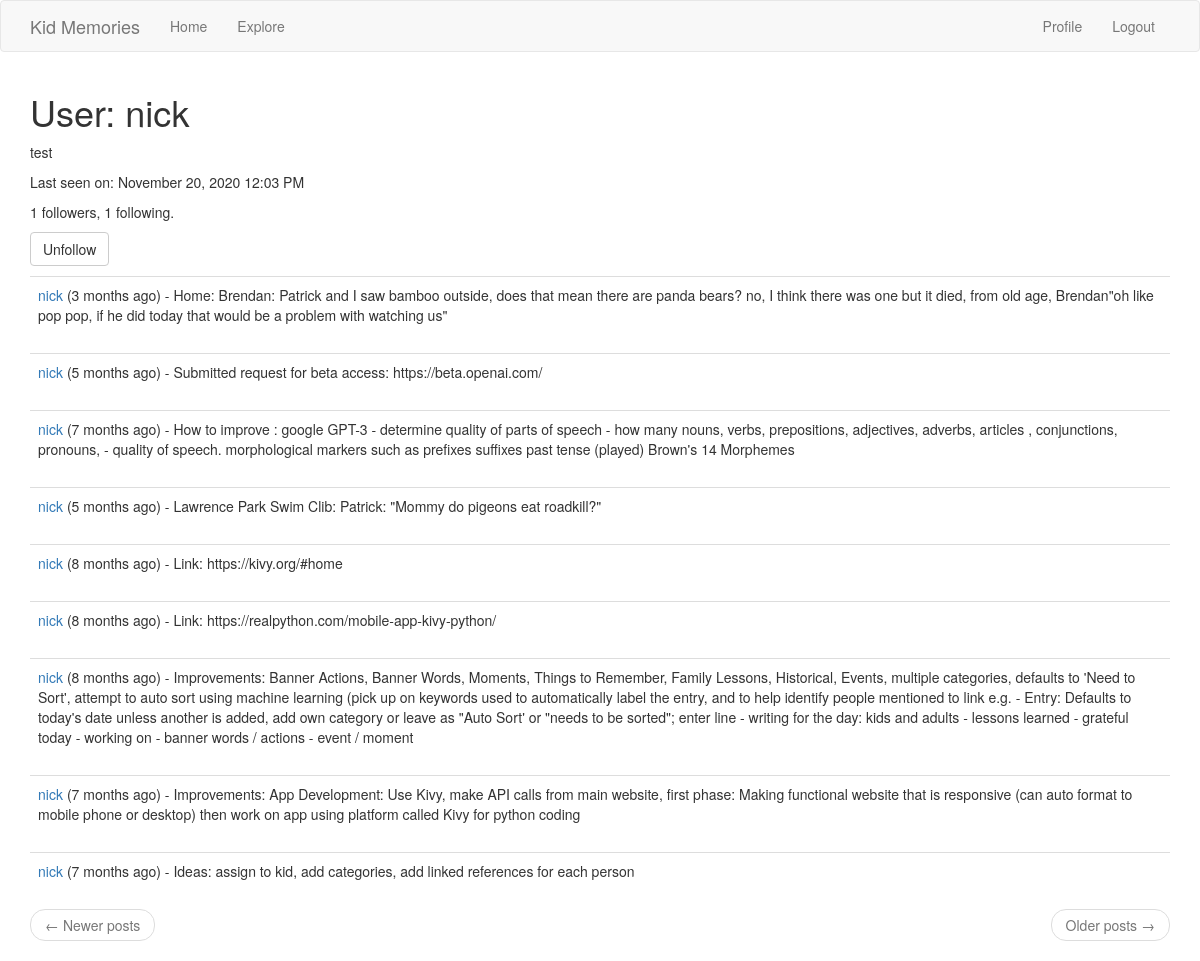
Page /user/nick (signed in) on the earlier database version.
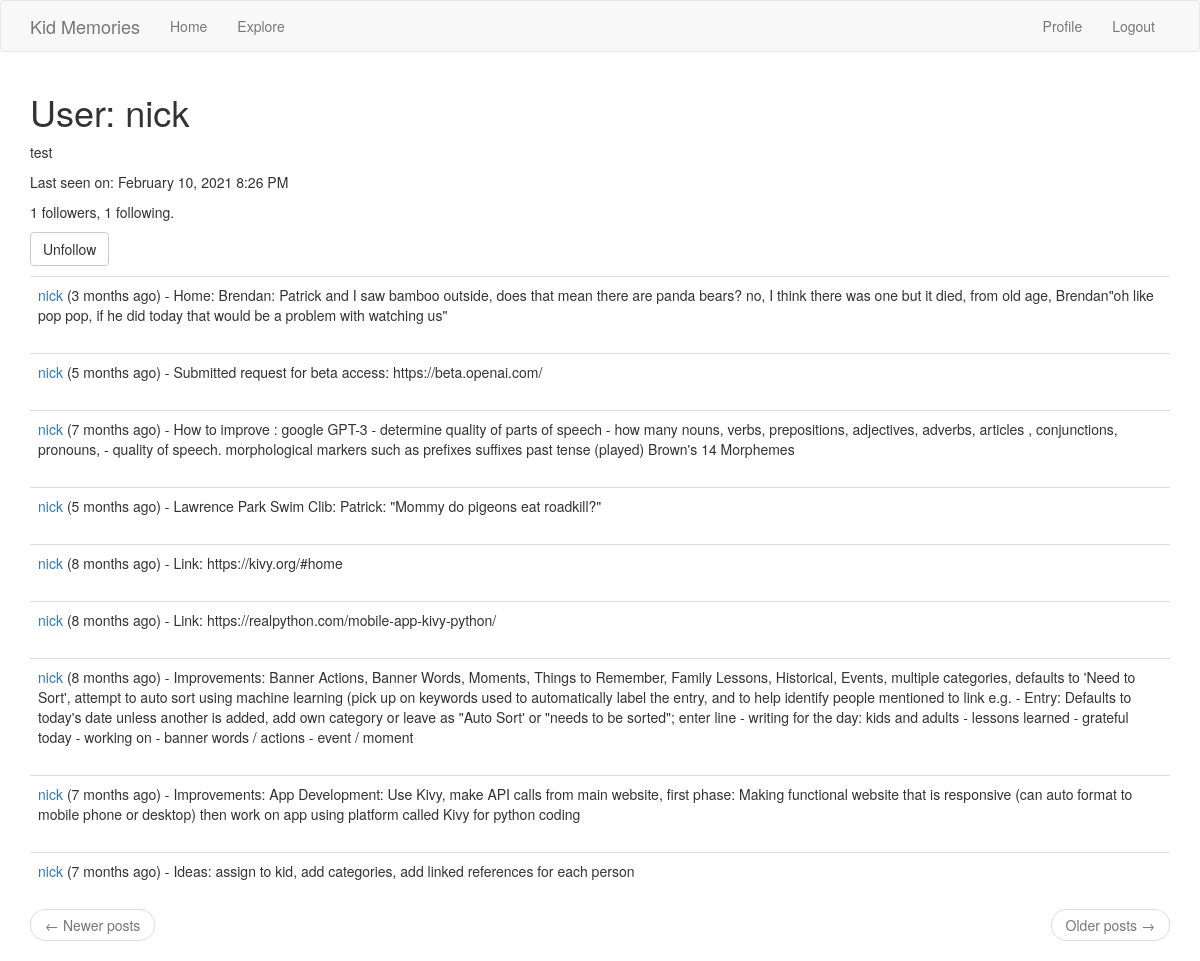
Same page on the later database version.
### app/models.py (models this page shows, shortened)
class PaginatedAPIMixin(object):
    @staticmethod
    def to_collection_dict(query, page, per_page, endpoint, **kwargs):
        resources = query.paginate(page, per_page, False)
        data = {
            'items': [item.to_dict() for item in resources.items],
            '_meta': {
                'page': page,
                'per_page': per_page,
                'total_pages': resources.pages,
                'total_items': resources.total
            },
            '_links': {
                'self': url_for(endpoint, page=page, per_page=per_page,
                                **kwargs),
                'next': url_for(endpoint, page=page + 1, per_page=per_page,
                                **kwargs) if resources.has_next else None,
                'prev': url_for(endpoint, page=page - 1, per_page=per_page,
                                **kwargs) if resources.has_prev else None
            }
        }
        return data

class User(UserMixin, PaginatedAPIMixin, db.Model):
    id = db.Column(db.Integer, primary_key=True)
    username = db.Column(db.String(64), index=True, unique=True)
    email = db.Column(db.String(120), index=True, unique=True)
    groupid = db.Column(db.Integer, index=True)
    password_hash = db.Column(db.String(128))
    posts = db.relationship('Post', backref='author', lazy='dynamic')
    about_me = db.Column(db.String(140))
    last_seen = db.Column(db.DateTime, default=datetime.utcnow)
    token = db.Column(db.String(32), index=True, unique=True)
    token_expiration = db.Column(db.DateTime)
    followed = db.relationship(
        'User', secondary=followers,
        primaryjoin=(followers.c.follower_id == id),
        secondaryjoin=(followers.c.followed_id == id),
        backref=db.backref('followers', lazy='dynamic'), lazy='dynamic')
    def is_following(self, user):
        return self.followed.filter(
            followers.c.followed_id == user.id).count() > 0

### app/main/routes.py (the view)
@bp.route('/user/<username>')
@login_required
def user(username):
    user = User.query.filter_by(username=username).first_or_404()
    page = request.args.get('page', 1, type=int)
    posts = user.posts.order_by(Post.timestamp.desc()).paginate(
        page, current_app.config['POSTS_PER_PAGE'], False)
    next_url = url_for('main.user', username=user.username,
                       page=posts.next_num) if posts.has_next else None
    prev_url = url_for('main.user', username=user.username,
                       page=posts.prev_num) if posts.has_prev else None
    form = EmptyForm()
    return render_template('user.html', user=user, posts=posts.items,next_url=next_url, prev_url=prev_url, form=form)

### app/main/forms.py
class EmptyForm(FlaskForm):
    submit = SubmitField('Submit')

### app/main/routes.py (called while the page is built)
@bp.before_app_request
def before_request():
    if current_user.is_authenticated:
        current_user.last_seen = datetime.utcnow()
        db.session.commit()

### app/models.py (called while the page is built)
@login.user_loader
def load_user(id):
    return User.query.get(int(id))

### app/templates/user.html (shortened to what this page needs)
{% extends "base.html" %}
{% block app_content %}
    <td>
      <h1>User: {{ user.username }}</h1>
      {% if user.about_me %}<p>{{ user.about_me }}</p>{% endif %}
      {% if user.last_seen %}<p>Last seen on: {{ moment(user.last_seen).format('LLL') }}</p>{% endif %}
      <p>{{ user.followers.count() }} followers, {{ user.followed.count() }} following.</p>
      {% if user == current_user %}
      <p><a href="{{ url_for('main.edit_profile') }}">Edit your profile</a></p>
                     {% else %}
                     <p>
                         <form action="{{ url_for('main.unfollow', username=user.username) }}" method="post">
                             {{ form.submit(value='Unfollow', class_='btn btn-default') }}
                         </form>
                     </p>
      {% endif %}
      {% for post in posts %}
          {% include '_post.html' %}
      {% endfor %}
      <nav aria-label="...">
          <ul class="pager">
              <li class="previous{% if not prev_url %} disabled{% endif %}">
                  <a href="{{ prev_url or '#' }}">
                      <span aria-hidden="true">←</span> Newer posts
                  </a>
              </li>
              <li class="next{% if not next_url %} disabled{% endif %}">
                  <a href="{{ next_url or '#' }}">
                      Older posts <span aria-hidden="true">→</span>
                  </a>
              </li>
          </ul>
      </nav>
{% endblock %}

Differences in the rows shown:
changed User "nick": last_seen "November 20, 2020 12:03 PM" → "February 10, 2021 8:26 PM"
